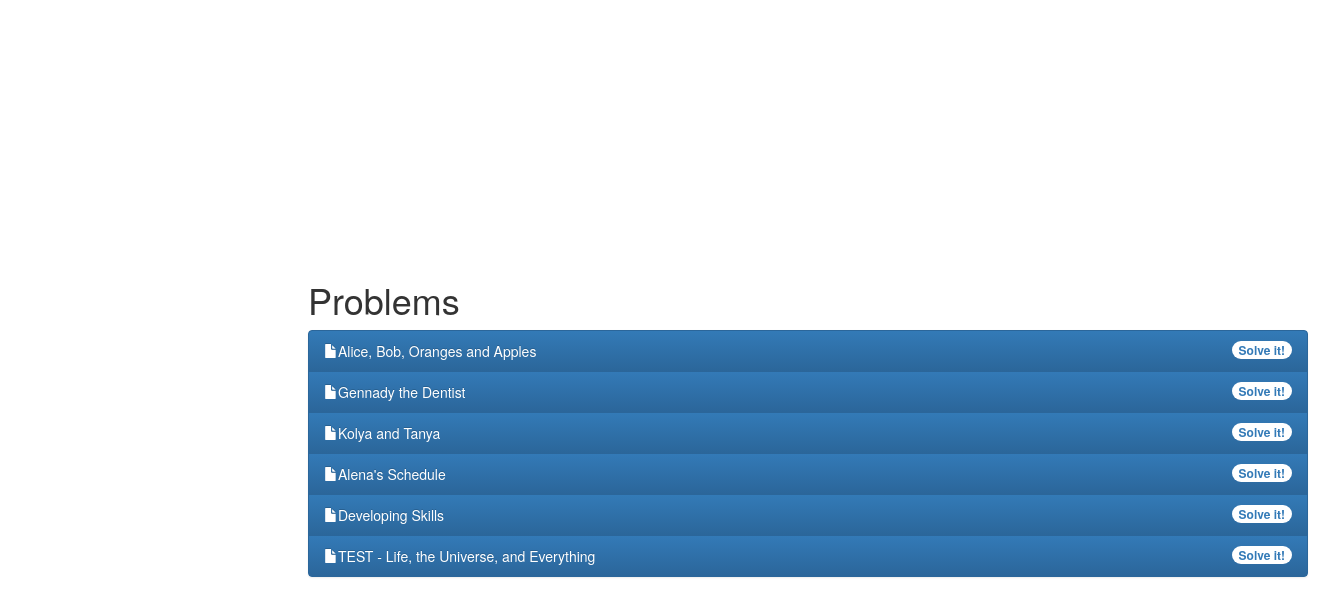
The app's page /Codemania/problems/ with its own data.
### Codemania/models.py (models this page shows, shortened)
class Problem(models.Model):
	problem_statement = models.CharField(max_length = 5000)
	title = models.CharField(max_length = 10)
	problem_name = models.CharField(max_length = 200)
	test_cases = models.CharField(max_length = 10000)
	correct_answer = models.CharField(max_length = 10000, default = '')
	added_at = models.DateTimeField('Addition Time')
	solvedby = models.CharField(max_length = 100)

### Codemania/views.py (the view)
def index(request):
	problems = Problem.objects.order_by('-added_at')
	context = RequestContext(request, {'problems':problems,})
	return render(request,"Codemania/index.html",context)

### Codemania/templates/Codemania/index.html (shortened to what this page needs)
{% load staticfiles %}
<html>
<head>
<link rel="stylesheet" href="https://maxcdn.bootstrapcdn.com/bootstrap/3.3.5/css/bootstrap.min.css">
<link rel="stylesheet" href="https://maxcdn.bootstrapcdn.com/bootstrap/3.3.5/css/bootstrap-theme.min.css">
</head>
<body>
{% if problems %}
<div class="bs-example">
<h1 id = "title">Problems</h1>
    <div class="list-group">
        {% for problem in problems %}
        <a href="/Codemania/problems/tags/{{ problem.title }}/" class="list-group-item active">
            <span class="glyphicon glyphicon-file"></span>{{ problem.problem_name }} <span class="badge">Solve it!</span>
        </a>
        {% endfor %}
    </div>
</div>
{% else %}
    <p>No Questions are available.</p>
{% endif %}
</body>
</html>

### records on screen
Problem: problem_name "Alice, Bob, Oranges and Apples"
Problem: problem_name "Gennady the Dentist"
Problem: problem_name "Kolya and Tanya"
Problem: problem_name "Alena's Schedule"
Problem: problem_name "Developing Skills"
Problem: problem_name "TEST - Life, the Universe, and Everything"
